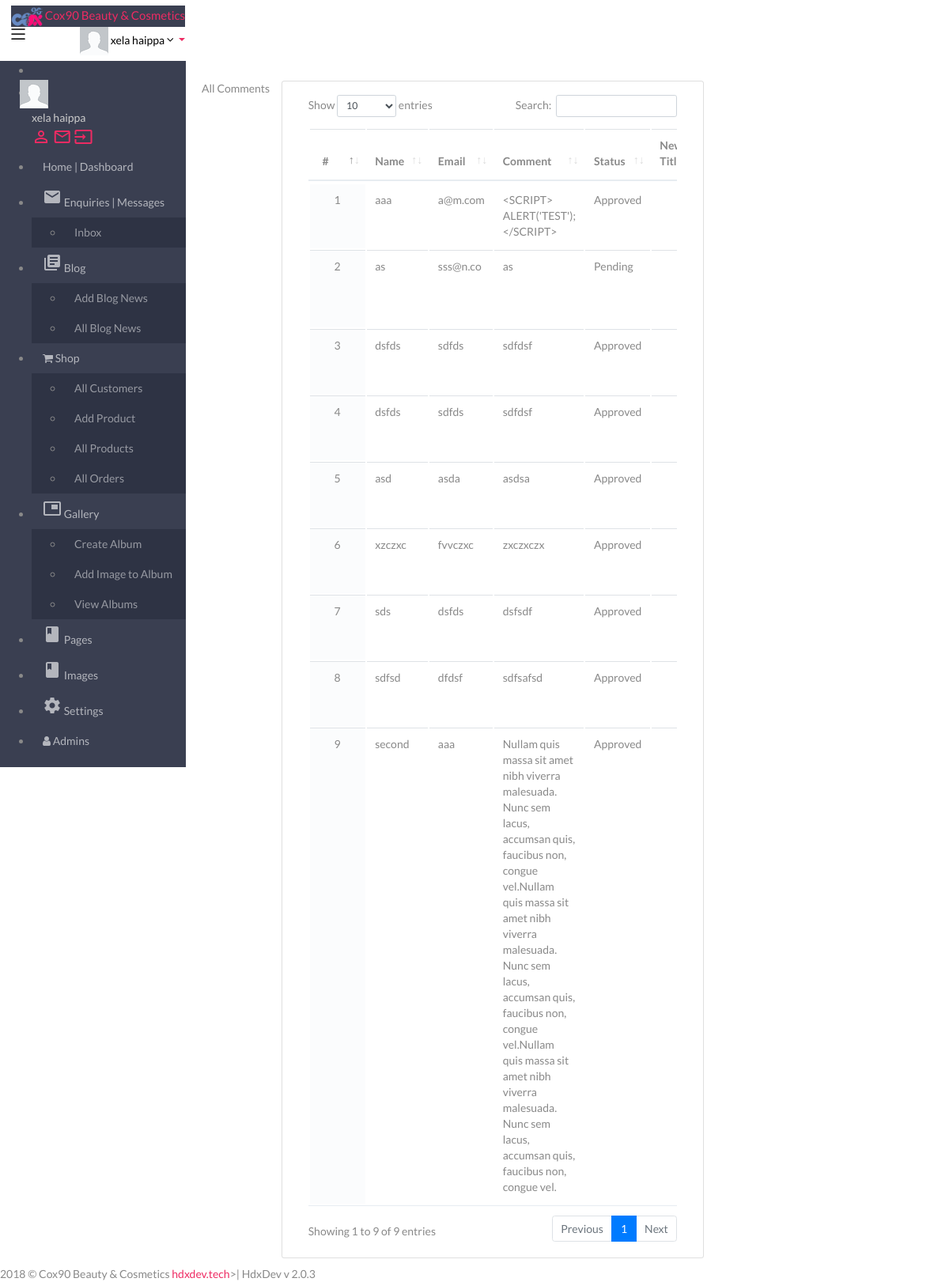
The page /manager/all_comments.php (signed in) on the database its author committed.
### tables this page shows
CREATE TABLE `single_images` (
  `id` varchar(100) NOT NULL,
  `image` varchar(200) NOT NULL,
  `width` int(11) NOT NULL,
  `height` int(11) NOT NULL,
  `url` text NOT NULL
);

CREATE TABLE `comments` (
  `ID` int(11) NOT NULL,
  `comment_text` text NOT NULL,
  `user_name` varchar(50) NOT NULL,
  `email` varchar(200) NOT NULL,
  `date_added` timestamp NOT NULL DEFAULT CURRENT_TIMESTAMP ON UPDATE CURRENT_TIMESTAMP,
  `news_id` int(11) NOT NULL,
  `timestamp` int(11) NOT NULL,
  `approved` int(1) NOT NULL
);

### functions/db.php (called while the page is built, shortened)
<?php
$dbhost = "localhost";
$dbuser = "root";
$dbpass = "";
$dbname = "kus90";
$con = mysqli_connect($dbhost,$dbuser,$dbpass,$dbname);
function query($sql) {
	global $con;
	return mysqli_query($con, $sql);
}
?>

### manager/functions/init.php (called while the page is built, shortened)
<?php
include('../functions/db.php');
include('../functions/functions.php');
include('login_admin.php');
?>

### manager/functions/login_admin.php (called while the page is built, shortened)
<?php
function logged_in_admin(){
    if (isset($_SESSION['admin_email']) && isset($_SESSION['admin_passhash']))
	{
       	$email = $_SESSION['admin_email'];
        $sql = "SELECT * FROM admin WHERE email = '$email'";
        $results = query($sql);
        if(mysqli_num_rows($results) == 1) {
			$results_password = md5('password').md5($email);
			if($_SESSION['admin_passhash'] === $results_password) {
            return true;
				} else {
				return(false);
			}
        } else {
            return false;
        }
	} else {
        return false;
    }
}
function get_admin(){
	if (logged_in_admin()) {
		if(isset($_SESSION['admin_email'])) {
			$email = $_SESSION['admin_email'];
		} elseif(isset($_COOKIE['admin_email'])) {
			$email = $_COOKIE['admin_email'];
		}
    $sql = "SELECT * FROM admin WHERE email = '$email'";
    $results = query($sql);
    return mysqli_fetch_assoc($results);
    }
    return false;
}
$user = get_admin();
function admin_name() {
	if (logged_in_admin()) {
	if(isset($_SESSION['admin_email'])) {
		$email = $_SESSION['admin_email'];
	} elseif(isset($_COOKIE['admin_email'])) {
		$email = $_COOKIE['admin_email'];
	}
	$sql = "SELECT * FROM admin WHERE email = '$email'";
    $results = query($sql);
    $details = mysqli_fetch_assoc($results);
	return($details['first_name'].' '.$details['last_name']);
	}
}
?>

### manager/all_comments.php (the view, shortened to what this page needs)
<?php
require_once('functions/init.php');
$sub_site_name = "All Comments";
$toast = "comments";
?>
<!DOCTYPE html>
<html lang="en">
<head>
    <?php include('webparts/css.php'); ?>
</head>
<body class="page-header-fixed sidemenu-closed-hidelogo page-content-white page-md header-white dark-sidebar-color logo-dark">
    <div class="page-wrapper">
        <?php include('webparts/header.php'); ?>
        <div class="page-container">
        <?php include('webparts/nav.php'); ?>
            <div class="page-content-wrapper">
                <div class="page-content">
                    <div class="page-bar">
		<?php include('webparts/breadcrumb.php'); ?>
                    </div>
                     <div class="row">
                        <div class="col-md-12">
                            <div class="card card-box">
                                <div class="card-body ">
                                    <div class="table-scrollable">
                                    <table class="table table-hover table-checkable order-column full-width" id="example4">
                                        <thead>
                                            <tr>
                                                <th class="center"> # </th>
                                                <th class="center"> Name </th>
                                                <th class="center"> Email </th>
                                                <th class="center"> Comment </th>
                                                <th class="center"> Status </th>
                                                <th class="center"> News Title </th>
                                            </tr>
                                        </thead>
                                        <tbody>
                                        <?php $comments = get_comments(); $x=1;
											while($comment = mysqli_fetch_assoc($comments)) { ?>
											<tr class="odd gradeX" id="remove_<?php echo($comment['ID']); ?>">
												<td class="center"><?php echo($x); ?></td>
												<td class="center"><?php echo($comment['user_name']); ?></td>
												<td class="center"><?php echo($comment['email']); ?></td>
												<td class="center"><?php echo($comment['comment_text']); ?></td>
												<td class="center">
													<?php if($comment['approved'] == 0) { ?>
													<label class="label label-sm label-danger app_<?php echo($comment['ID']); ?>">Pending</label>
													<?php } else { ?>
													<label class="label label-sm label-warning app_<?php echo($comment['ID']); ?>">Approved</label>
													<?php } ?>
												</td>
												<td class="center"><?php $post= mysqli_fetch_assoc(select_from_id('news', $comment['news_id'])); ?>
												</td>
											</tr>
											<?php  $x++;  } ?>
										</tbody>
                                    </table>
                                    </div>
                                </div>
                            </div>
                        </div>
                    </div>
                </div>
            </div>
        </div>
        <?php include('webparts/footer.php'); ?>
</html>

### manager/webparts/header.php (shortened to what this page needs)
<div class="page-header navbar navbar-fixed-top" id="above">
          <div class="page-header-inner ">
              <div class="page-logo">
                  <a href="index.php">
                  <img width="40px" src="../uploads/<?php echo single_image('logo'); ?>"/>
                  <span class="logo-default" style="font-size: 15px" ><?php echo($site_name); ?></span> </a>
              </div>
		<ul class="nav navbar-nav navbar-left in">
			<li><a href="#" class="menu-toggler sidebar-toggler"><i class="icon-menu"></i></a></li>
		</ul>
              <div class="top-menu">
                  <ul class="nav navbar-nav pull-right">
					<li class="dropdown dropdown-user">
                          <a href="javascript:;" class="dropdown-toggle" data-toggle="dropdown" data-hover="dropdown" data-close-others="true">
                              <img alt="" class="img-circle " src="assets/img/profile.png" />
                              <span class="username username-hide-on-mobile"> <?php echo admin_name(); ?> </span>
                              <i class="fa fa-angle-down"></i>
                          </a>
                      </li>
                  </ul>
              </div>
          </div>
      </div>

### manager/webparts/nav.php (shortened to what this page needs)
<div class="sidebar-container">
	<div class="sidemenu-container navbar-collapse collapse fixed-menu">
             <div id="remove-scroll">
                 <ul class="sidemenu page-header-fixed p-t-20" data-keep-expanded="false" data-auto-scroll="true" data-slide-speed="200">
                     <li class="sidebar-toggler-wrapper hide">
                     </li>
                     <li class="sidebar-user-panel">
                         <div class="user-panel">
                             <div class="row">
                                        <div class="sidebar-userpic">
                                            <img src="assets/img/profile.png" class="img-responsive" alt=""> </div>
                                    </div>
                                    <div class="profile-usertitle">
                                        <div class="sidebar-userpic-name"> <?php echo admin_name(); ?></div>
                                    </div>
                                    <div class="sidebar-userpic-btn">
					        <a class="tooltips" href="admin.php?id=<?php echo($user['id']); ?>" data-placement="top" data-original-title="Profile">
					        	<i class="material-icons">person_outline</i>
					        </a>
					        <a class="tooltips" href="email_inbox.php" data-placement="top" data-original-title="Mail">
					        	<i class="material-icons">mail_outline</i>
					        </a>
					        <a class="tooltips" href="logout.php" data-placement="top" data-original-title="Logout">
					        	<i class="material-icons">input</i>
					        </a>
					    </div>
                         </div>
                     </li>
                     <li class="nav-item <?php if($sub_site_name == 'Home'){echo('active');} ?> ">
                                 <a href="index.php" class="nav-link ">
                                     <span class="title">Home | Dashboard</span>
                                 </a>
			</li>
                     <li class="nav-item <?php if($toast == 'email'){echo('active');} ?> ">
                         <a href="#" class="nav-link nav-toggle">
                             <i class="material-icons">email</i>
                             <span class="title">Enquiries | Messages</span>
                         </a>
                         <ul class="sub-menu ">
                             <li class="nav-item <?php if($sub_site_name == 'Email Inbox'){echo('active');} ?> ">
                                 <a href="email_inbox.php" class="nav-link">
                                     <span class="title">Inbox</span>
                                 </a>
                             </li>
                         </ul>
                     </li>
                     <li class="nav-item  <?php if($toast == 'news'){echo('active');} ?>">
                         <a href="#" class="nav-link nav-toggle">
                             <i class="material-icons">library_books</i>
                             <span class="title">Blog</span>
                         </a>
                         <ul class="sub-menu">
                             <li class="nav-item <?php if($sub_site_name == 'Add News' || $sub_site_name == 'Update News'){echo('active');} ?>">
                                 <a href="add_news.php" class="nav-link">
                                     <span class="title">Add Blog News</span>
                                 </a>
                             </li>
                             <li class="nav-item <?php if($sub_site_name == 'All News'){echo('active');} ?>">
                                 <a href="all_news.php" class="nav-link ">
                                     <span class="title">All Blog News</span>
                                 </a>
                             </li>
                         </ul>
                     </li>
                     <li class="nav-item  <?php if($toast == 'products' || $toast == 'customer' || $toast == 'order'){echo('active');} ?>">
                         <a href="#" class="nav-link nav-toggle">
                             <i class="fa fa-shopping-cart"></i>
                             <span class="title">Shop</span>
                         </a>
                         <ul class="sub-menu">
                             <li class="nav-item <?php if($sub_site_name == 'All Customers'){echo('active');} ?>">
                                 <a href="all_customers.php" class="nav-link ">
                                     <span class="title">All Customers</span>
                                 </a>
                             </li>
                             <li class="nav-item <?php if($sub_site_name == 'Add Products' || $sub_site_name == 'Update Products'){echo('active');} ?>">
                                 <a href="add_products.php" class="nav-link">
                                     <span class="title">Add Product</span>
                                 </a>
                             </li>
                             <li class="nav-item <?php if($sub_site_name == 'All Products'){echo('active');} ?>">
                                 <a href="all_products.php" class="nav-link ">
                                     <span class="title">All Products</span>
                                 </a>
                             </li>
                             <li class="nav-item <?php if($sub_site_name == 'All Orders'){echo('active');} ?>">
                                 <a href="all_orders.php" class="nav-link ">
                                     <span class="title">All Orders</span>
                                 </a>
                             </li>
                         </ul>
                     </li>
                     <li class="nav-item  <?php if($toast == 'album' || $toast == 'image'){echo('active');} ?>">
                         <a href="#" class="nav-link nav-toggle">
					<i class="material-icons">picture_in_picture</i>
                             <span class="title">Gallery</span>
                         </a>
                         <ul class="sub-menu">
                             <li class="nav-item <?php if($sub_site_name == 'Add Album' || $sub_site_name == 'Update Album'){echo('active');} ?>">
                                 <a href="add_album.php" class="nav-link">
                                     <span class="title">Create Album</span>
                                 </a>
                             </li>
                             <li class="nav-item <?php if($sub_site_name == 'Add Image' || $sub_site_name == 'Update News'){echo('active');} ?>">
                                 <a href="add_image.php" class="nav-link">
                                     <span class="title">Add Image to Album </span>
                                 </a>
                             </li>
					<li class="nav-item <?php if($sub_site_name == 'Albums'){echo('active');} ?>">
								<a href="all_album.php" class="nav-link ">
									<span class="title">View Albums</span>
								</a>
					</li>
                         </ul>
                     </li>
                     <li class="nav-item  <?php if($sub_site_name == 'Add Details'){echo('active');} ?>">
                                 <a href="info_pages.php" class="nav-link ">
                             		<i class="material-icons">book</i>
                                     <span class="title">Pages</span>
                                 </a>
			</li>
                     <li class="nav-item  <?php if($sub_site_name == 'Images'){echo('active');} ?>">
                                 <a href="images.php" class="nav-link ">
                             		<i class="material-icons">book</i>
                                     <span class="title">Images</span>
                                 </a>
			</li>
                     <li class="nav-item <?php if($sub_site_name == $site_name.' details'){echo('active');} ?>">
                                 <a href="setting.php" class="nav-link ">
                             		<i class="material-icons">settings</i>
                                     <span class="title">Settings</span>
                                 </a>
			</li>
                     <li class="nav-item  <?php if($toast == 'admin'){echo('active');} ?>">
                                 <a href="admin.php" class="nav-link ">
                             		<i class=" fa fa-user"></i>
                                     <span class="title">Admins</span>
                                 </a>
			</li>
                 </ul>
             </div>
            </div>
        </div>

### rows shown on the page
single_images: image (picture)
comments: user_name "aaa", email "a@m.com", comment_text "<SCRIPT> ALERT('TEST'); </SCRIPT>"
comments: user_name "as", email "sss@n.co", comment_text "as"
comments: user_name "dsfds", email "sdfds", comment_text "sdfdsf"
comments: user_name "dsfds", email "sdfds", comment_text "sdfdsf"
comments: user_name "asd", email "asda", comment_text "asdsa"
comments: user_name "xzczxc", email "fvvczxc", comment_text "zxczxczx"
comments: user_name "sds", email "dsfds", comment_text "dsfsdf"
comments: user_name "sdfsd", email "dfdsf", comment_text "sdfsafsd"
comments: user_name "second", email "aaa", comment_text "Nullam quis massa sit amet nibh viverra malesuada. Nunc sem lacus, accumsan quis, faucibus non, congue vel.Nullam quis massa sit amet nibh viverra malesuada. Nunc sem lacus, accumsan quis, faucibus non, congue vel.Nullam quis massa sit amet nibh viverra malesuada. Nunc sem lacus, accumsan quis, faucibus non, congue vel."

### other values the page prints
$site_name "Cox90 Beauty & Cosmetics"
admin_name() "xela haippa"
$sub_site_name "All Comments"
$year "2018"
$dev_web "hdxdev.tech"
$dev "HdxDev"
